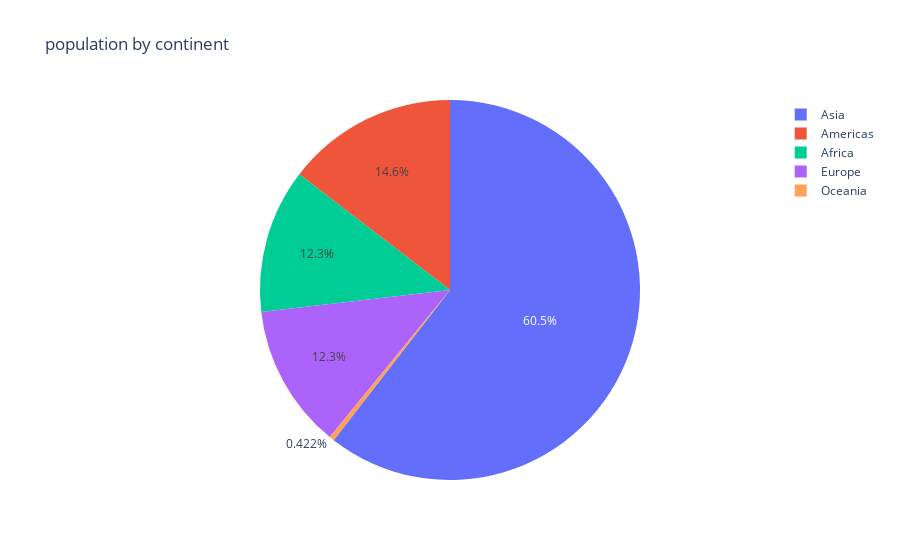

Notebook source saved alongside this figure:
### Code cell
px.pie(data_frame=gapminder,
       names='continent',
       values='pop',
       title='population by continent')

### Figure 1 — Plotly figure (JSON) as saved in the notebook; plotly's stock layout.template omitted (floating-point values rounded to 4 significant figures; data arrays with more than 128 entries replaced by an {"elided": "..."} marker saying what was removed)
{"data": [{"domain": {"x": [0, 1], "y": [0, 1]}, "hovertemplate": "continent=%{label}<br>pop=%{value}<extra></extra>", "labels": {"elided": "1704 str values"}, "legendgroup": "", "name": "", "showlegend": true, "type": "pie", "values": {"elided": "1704 int values"}}], "layout": {"legend": {"tracegroupgap": 0}, "title": {"text": "population by continent"}}}
